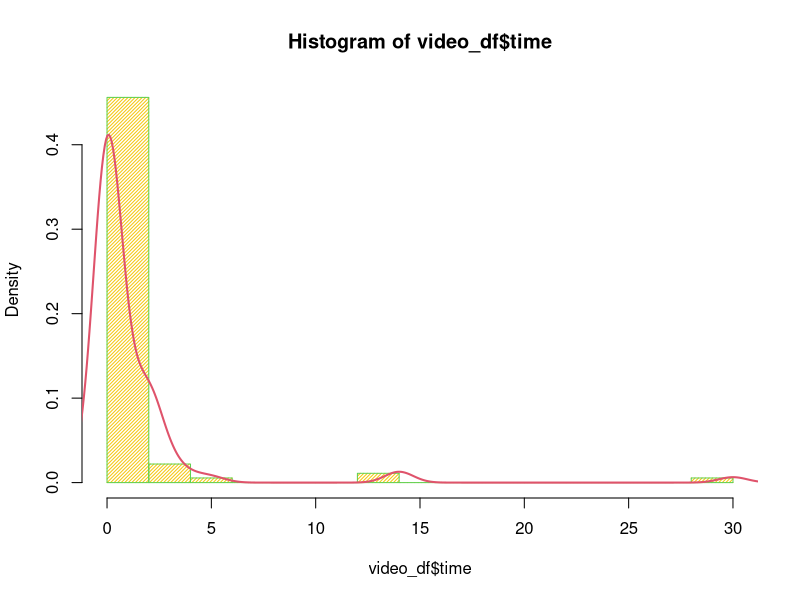
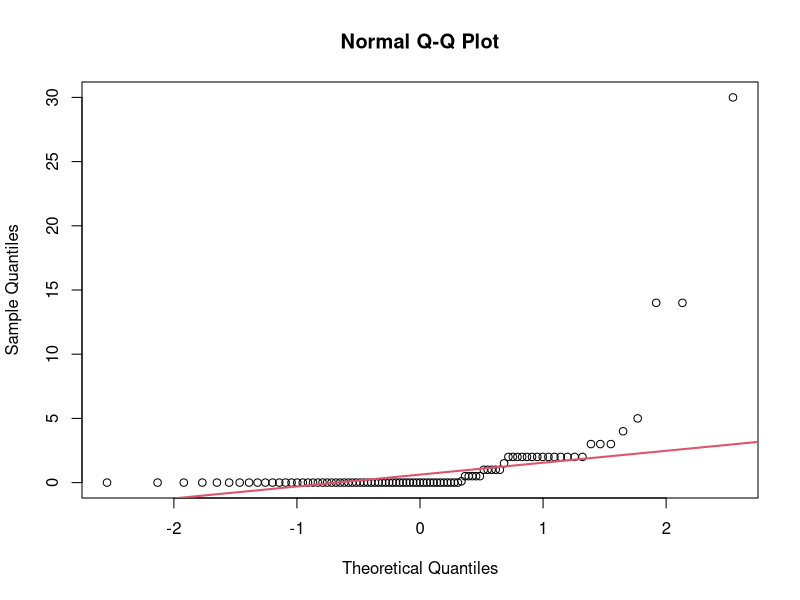
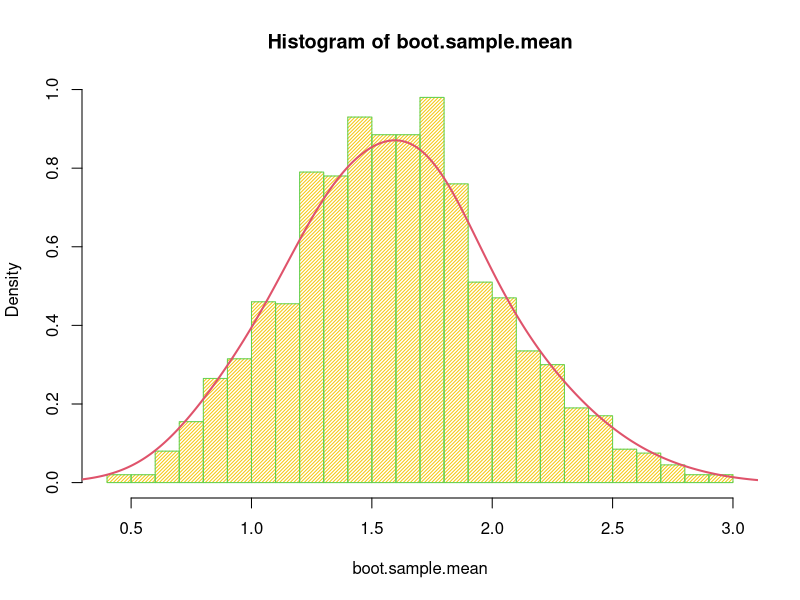
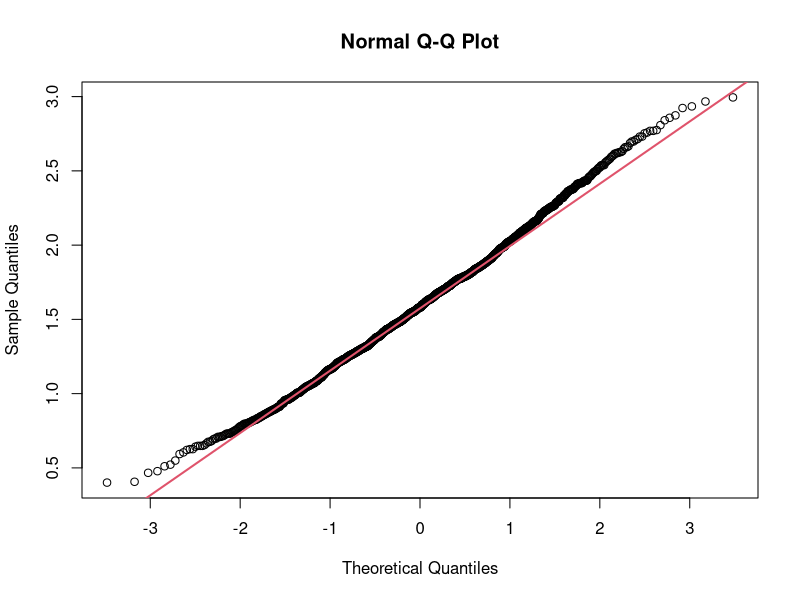

These charts were generated, in order, by the following R code: (Note: this script raises an error after producing the figures.)
## ---- chunk 1
# Read in the csv file 
video_df <- read.csv('data/video_fixed.csv')
# removes the last row (all NA values)
video_df <- video_df[-nrow(video_df),]
video_df
## ---- chunk 2
# Clean video multiple df
#read in csv file
video_multiple_df <- read.csv('data/video_multiple_fixed.csv')
#sets first row as col names
colnames(video_multiple_df) <- video_multiple_df[1,]
#removes the first row
video_multiple_df <- video_multiple_df[-1, ] 
video_multiple_df
## ---- chunk 3
# Clean video_df
video_df$like[video_df$like==99] <- NA
video_df$where[video_df$where==99] <- NA
video_df$freq[video_df$freq==99] <- NA
video_df$busy[video_df$busy==99] <- NA
video_df$educ[video_df$educ==99] <- NA
video_df$math[video_df$math==99] <- NA
video_df$work[video_df$work==99] <- NA
video_df$cdrom[video_df$cdrom==99] <- NA
## ---- chunk 4
#SCENARIO 1
played.videogames <- video_df$time
played.videogames[played.videogames > 0] <- 1
played.mean <-mean(played.videogames)
#showing mean of binary variable is equivalent to (#ofstudentsthatplayed)/(#ofstudents) 
played <- as.double(table(played.videogames[played.videogames==1]))
played/91==played.mean
#Confidence interval for discrete var "played.videogames" with finite population correction
width <- 1.96 * sqrt(played.mean*(1-played.mean)*(314-91)/((91-1)*314))
int.played <- c(played.mean - width, played.mean + width)
int.played

## ---- chunk 5
#SCENARIO 3
#point estimate for mean of time 
mean.time <- mean(video_df$time)
mean.time
#constructing confidence interval for mean of time, continuous variable 
width <- 1.96 *sd(video_df$time)* sqrt((314-91)/((91)*314))
int.time <- c(mean.time - width, mean.time + width)
int.time
#Distribution of time
hist(video_df$time,breaks = 20, probability = TRUE, density = 40, col = 7, border = 3)
lines(density(video_df$time, adjust = 2),lwd=2, col = 2)
qqnorm(video_df$time)
qqline(video_df$time,lwd=2, col=2)
#constructing bootstrap estimate
#creating bootstrap population
ind.boot <- sample.int(91, size=314, replace=TRUE)
time.boot <- video_df$time[ind.boot]
#generating bootstrap sample means
B <- 2000
boot.sample.mean <- rep(NA, B)
for(i in 1:B){
  ind <- sample.int(314, size=91, replace=FALSE)
  boot <- time.boot[ind]
  boot.sample.mean[i] <- mean(boot)
}
#Distribution of bootstrap sample means 
hist(boot.sample.mean,breaks = 20, probability = TRUE, density = 40, col = 7, border = 3)
lines(density(boot.sample.mean, adjust = 2),lwd=2, col = 2)
qqnorm(boot.sample.mean)
qqline(boot.sample.mean,lwd=2, col=2)
#constructing confidence interval using bootstrap means
time.mean.boot <- mean(boot.sample.mean)
time.int.boot <- c(time.mean.boot - 1.96*sd(boot.sample.mean), time.mean.boot + 1.96*sd(boot.sample.mean))
time.int.boot

## ---- chunk 6
#SCENARIO 4
#creates table for like varible
likeAlone <- table(video_df$like)
#Below adds instances where like = 1 or 5
noGames <- as.double(likeAlone[1]+likeAlone[5])
#portion of surveyees who never played/don't like playing video games at all
noGames/nrow(video_df)
#instances of "relax" reason for playing video games
relax <- as.double(table(video_multiple_df$relax[video_multiple_df$relax==1]))
#instances of "grahics" reason for playing video games
graphics <- as.double(table(video_multiple_df$graphic[video_multiple_df$graphic==1]))
#instances of "master" reason for playing video games
master <- as.double(table(video_multiple_df$master[video_multiple_df$master==1]))
#instances of "bored" reason for playing video games
bored <- as.double(table(video_multiple_df$bored[video_multiple_df$bored==1]))
#instances of "challenge" reason for playing video games
challenge <- as.double(table(video_multiple_df$challenge[video_multiple_df$challenge==1]))
#instances of "coordination" reason for playing video games
coord <- as.double(table(video_multiple_df$coord[video_multiple_df$coord==1]))
#creates vector of each reason instance
reasons <- c(relax,graphics,master,bored,challenge,coord)
#attaches reason name to each instance sum
names(reasons) <- c("relax","graphics","master","bored","challenge","coord")
#sorted display of the reasons and summed instances
sort(reasons, decreasing = TRUE)

#Below we see find the most prominent reasons why students don't like vdgm.'s
#instances of "time" reason for not playing video games
time <- as.double(table(video_multiple_df$time[video_multiple_df$time==1]))
#instances of "frust" reason for playing video games
frust <- as.double(table(video_multiple_df$frust[video_multiple_df$frust==1]))
#instances of "lonely" reason for playing video games
lonely <- as.double(table(video_multiple_df$lonely[video_multiple_df$lonely==1]))
#instances of "rules" reason for playing video games
rules <- as.double(table(video_multiple_df$rules[video_multiple_df$rules==1]))
#instances of "cost" reason for playing video games
cost <- as.double(table(video_multiple_df$cost[video_multiple_df$cost==1]))
#instances of "boring" reason for playing video games
boring <- as.double(table(video_multiple_df$boring[video_multiple_df$boring==1]))
#instances of "friends don't play" reason for playing video games
friends <- as.double(table(video_multiple_df$friends[video_multiple_df$friends==1]))
#instances of "pointless" reason for playing video games
pointless <- as.double(table(video_multiple_df$point[video_multiple_df$point==1]))

#creates vector of each dislike reason instance
dislikeReasons <- c(time,frust,lonely,rules,cost,boring, friends,pointless)
#attaches reason name to each instance sum
names(dislikeReasons) <- c("time","frust","lonely","rules","cost","boring","friends","pointless")
#sorted display of the reasons and summed instances
sort(dislikeReasons, decreasing = TRUE)
## ---- chunk 7
#SCENARIO 6
#split into not played (5 and 1)
not_liked = video_df[video_df$like == 1 | video_df$like == 5,]
#split into played (2, 3, 4)
liked = video_df[video_df$like==2|video_df$like==2|video_df$like==3,]
barplot(table(not_liked$grade),names.arg=c('C','B','A'),col = c('red','blue','green') ,main= 'Distribution of Grades - Not Liked', border=TRUE,
        xlab='Grade Expected', ylab='count')
barplot(table(liked$grade),names.arg=c('C','B','A'),col = c('red','blue','green') ,main= 'Distribution of Grades - Liked', border=TRUE,
        xlab='Grade Expected', ylab='count')

## ---- chunk 8
educ1 = video_df[video_df$educ==1,]
educ0 = video_df[video_df$educ==0,]
   
barplot(table(educ0$grade),names.arg=c('C','B','A'),col = c('red','blue','green') ,main= 'Distribution of Grades - Not Educational', border=TRUE,
        xlab='Grade Expected', ylab='count')
barplot(table(educ1$grade),names.arg=c('C','B','A'),col = c('red','blue','green') ,main= 'Distribution of Grades - Educational', border=TRUE,
        xlab='Grade Expected', ylab='count')
